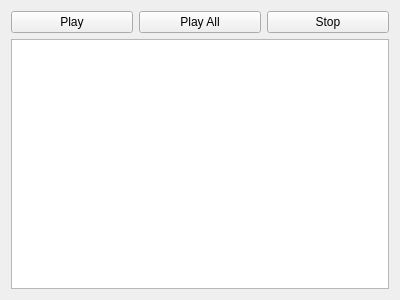
<?xml version="1.0" encoding="UTF-8"?>
<ui version="4.0">
 <class>AnimationWidget</class>
 <widget class="QWidget" name="AnimationWidget">
  <property name="geometry">
   <rect>
    <x>0</x>
    <y>0</y>
    <width>400</width>
    <height>300</height>
   </rect>
  </property>
  <property name="windowTitle">
   <string>Form</string>
  </property>
  <layout class="QVBoxLayout" name="verticalLayout">
   <item>
    <layout class="QHBoxLayout" name="horizontalLayout">
     <item>
      <widget class="QPushButton" name="playButton">
       <property name="text">
        <string>Play</string>
       </property>
      </widget>
     </item>
     <item>
      <widget class="QPushButton" name="playAllButton">
       <property name="text">
        <string>Play All</string>
       </property>
      </widget>
     </item>
     <item>
      <widget class="QPushButton" name="stopButton">
       <property name="text">
        <string>Stop</string>
       </property>
      </widget>
     </item>
    </layout>
   </item>
   <item>
    <widget class="QTableView" name="animationListView">
     <attribute name="verticalHeaderVisible">
      <bool>false</bool>
     </attribute>
    </widget>
   </item>
  </layout>
 </widget>
 <resources/>
 <connections/>
</ui>
